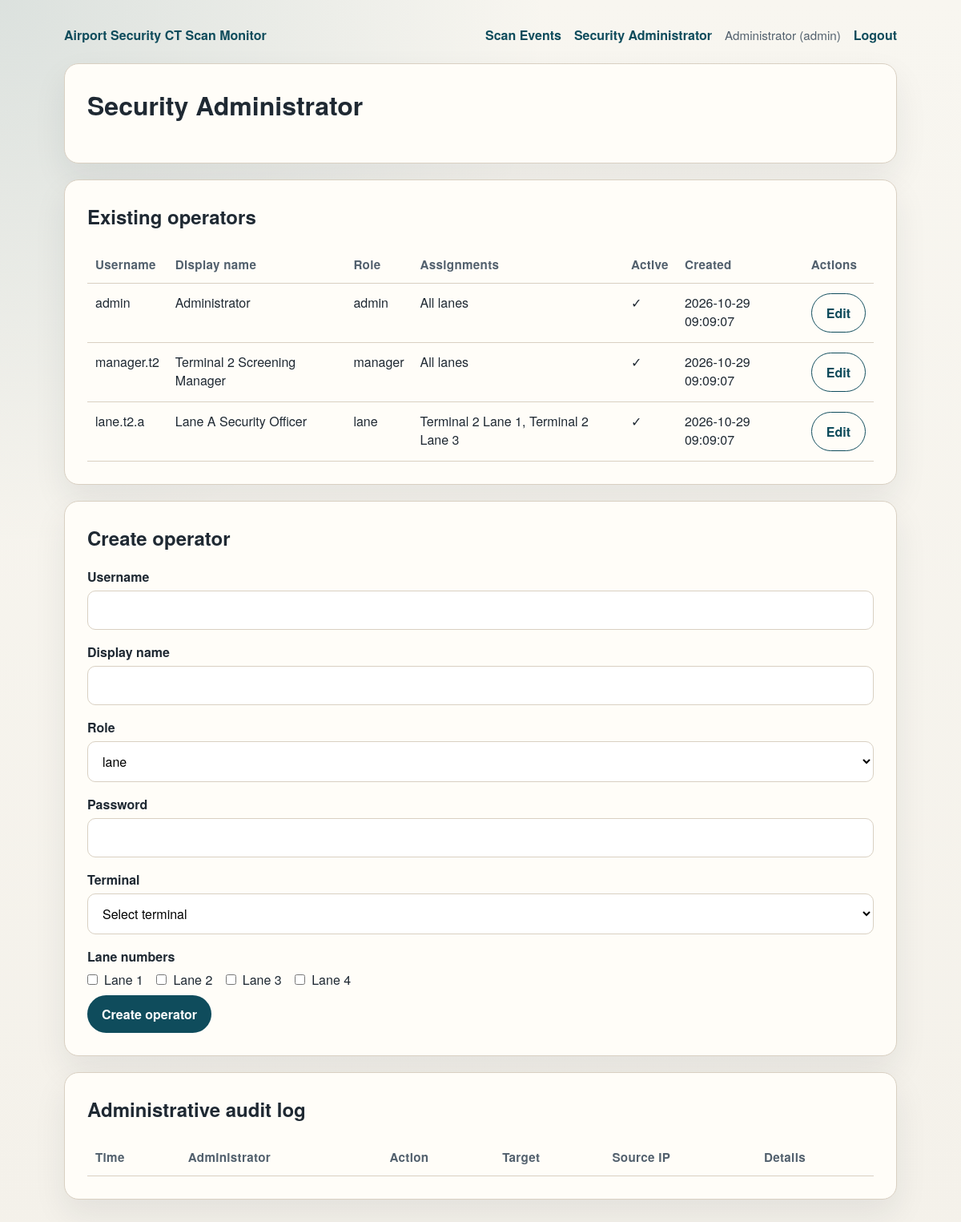
/data/operators.php (signed in), run on the app's committed database.
### tables this page shows
CREATE TABLE IF NOT EXISTS operators (
  id INT AUTO_INCREMENT PRIMARY KEY,
  username VARCHAR(50) NOT NULL UNIQUE,
  display_name VARCHAR(100) NOT NULL,
  password_hash VARCHAR(255) NOT NULL,
  role ENUM('admin', 'manager', 'lane') NOT NULL DEFAULT 'lane',
  is_active BOOLEAN NOT NULL DEFAULT TRUE,
  created_at TIMESTAMP NOT NULL DEFAULT CURRENT_TIMESTAMP
);

### data/config.php (called while the page is built, shortened)
<?php
return [
    'app_name' => 'Airport Security CT Scan Monitor',
    'db' => [
        'host' => getenv('DB_HOST') ?: 'db',
        'port' => (int) (getenv('DB_PORT') ?: '3306'),
        'database' => getenv('DB_DATABASE') ?: 'airport_security',
        'username' => getenv('DB_USERNAME') ?: 'app',
        'password' => getenv('DB_PASSWORD') ?: 'app_password',
        'charset' => 'utf8mb4',
    ],
];

### data/bootstrap.php (called while the page is built, shortened)
<?php
$config = require __DIR__ . '/config.php';
require_once __DIR__ . '/helpers.php';
require_once __DIR__ . '/db.php';

### data/db.php (called while the page is built, shortened)
<?php
function db(): PDO
{
    static $pdo = null;
    if ($pdo instanceof PDO) {
        return $pdo;
    }
    global $config;
    $dbConfig = $config['db'];
    $dsn = sprintf(
        'mysql:host=%s;port=%d;dbname=%s;charset=%s',
        $dbConfig['host'],
        $dbConfig['port'],
        $dbConfig['database'],
        $dbConfig['charset']
    );
    $pdo = new PDO(
        $dsn,
        $dbConfig['username'],
        $dbConfig['password'],
        [
            PDO::ATTR_ERRMODE => PDO::ERRMODE_EXCEPTION,
            PDO::ATTR_DEFAULT_FETCH_MODE => PDO::FETCH_ASSOC,
            PDO::ATTR_EMULATE_PREPARES => false,
        ]
    );
    return $pdo;
}

### data/operators.php (the view, shortened to what this page needs)
<?php
require __DIR__ . '/bootstrap.php';
$allowedRoles = ['lane', 'manager', 'admin'];
$allowedTerminals = ['Terminal 2'];
$allowedLaneNumbers = [1, 2, 3, 4];
$editingOperatorId = (int) ($_GET['edit'] ?? 0);
$operators = db()->query(
    'SELECT
        o.id,
        o.username,
        o.display_name,
        o.role,
        o.is_active,
        o.created_at,
        GROUP_CONCAT(CONCAT(ola.terminal_name, " Lane ", ola.lane_number) ORDER BY ola.terminal_name, ola.lane_number SEPARATOR ", ") AS lane_assignments,
        MIN(ola.terminal_name) AS primary_terminal,
        GROUP_CONCAT(ola.lane_number ORDER BY ola.lane_number SEPARATOR ",") AS lane_numbers
     FROM operators o
     LEFT JOIN operator_lane_assignments ola ON ola.operator_id = o.id
     GROUP BY o.id, o.username, o.display_name, o.role, o.is_active, o.created_at
     ORDER BY o.id ASC'
)->fetchAll();
render_header('Security Administrator');
?>
<main class="card">
  <h1>Security Administrator</h1>
</main>
<section class="card" style="margin-top: 20px;">
  <h2>Existing operators</h2>
  <table>
    <thead>
      <tr>
        <th>Username</th>
        <th>Display name</th>
        <th>Role</th>
        <th>Assignments</th>
        <th>Active</th>
        <th>Created</th>
        <th>Actions</th>
      </tr>
    </thead>
    <tbody>
      <?php foreach ($operators as $operator): ?>
        <?php $selectedLaneNumbers = ($operator['lane_numbers'] ?? '') === '' ? [] : explode(',', (string) $operator['lane_numbers']); ?>
        <?php if ($editingOperatorId === (int) $operator['id']): ?>
          <tr>
            <form method="post" action="/operators.php">
              <td>
                <?= e($operator['username']) ?>
                <input type="hidden" name="csrf_token" value="<?= e(csrf_token()) ?>">
                <input type="hidden" name="action" value="update">
                <input type="hidden" name="operator_id" value="<?= e((string) $operator['id']) ?>">
              </td>
              <td>
                <input
                  type="text"
                  name="display_name"
                  maxlength="100"
                  value="<?= e($operator['display_name']) ?>"
                >
              </td>
              <td>
                <select name="role">
                  <?php foreach ($allowedRoles as $allowedRole): ?>
                    <option value="<?= e($allowedRole) ?>"<?= $operator['role'] === $allowedRole ? ' selected' : '' ?>>
                      <?= e($allowedRole) ?>
                    </option>
                  <?php endforeach; ?>
                </select>
              </td>
              <td>
                <label for="terminal-<?= e((string) $operator['id']) ?>">Terminal</label>
                <select id="terminal-<?= e((string) $operator['id']) ?>" name="terminal_name">
                  <option value="">No terminal assignment</option>
                  <?php foreach ($allowedTerminals as $allowedTerminal): ?>
                    <option value="<?= e($allowedTerminal) ?>"<?= ($operator['primary_terminal'] ?? '') === $allowedTerminal ? ' selected' : '' ?>>
                      <?= e($allowedTerminal) ?>
                    </option>
                  <?php endforeach; ?>
                </select>
                <label for="lanes-<?= e((string) $operator['id']) ?>">Lanes</label>
                <div id="lanes-<?= e((string) $operator['id']) ?>">
                  <?php foreach ($allowedLaneNumbers as $allowedLaneNumber): ?>
                    <label style="margin: 0 12px 8px 0; display: inline-flex; align-items: center; font-weight: 400;">
                      <input
                        type="checkbox"
                        name="lane_numbers[]"
                        value="<?= e((string) $allowedLaneNumber) ?>"
                        style="width: auto; margin: 0 8px 0 0;"
                        <?= in_array((string) $allowedLaneNumber, $selectedLaneNumbers, true) ? 'checked' : '' ?>
                      >
                      Lane <?= e((string) $allowedLaneNumber) ?>
                    </label>
                  <?php endforeach; ?>
                </div>
              </td>
              <td>
                <label style="margin: 0;">
                  <input
                    type="checkbox"
                    name="is_active"
                    value="1"
                    style="width: auto; margin: 0 8px 0 0;"
                    <?= (int) $operator['is_active'] === 1 ? 'checked' : '' ?>
                  >
                </label>
              </td>
              <td><?= e($operator['created_at']) ?></td>
              <td>
                <label for="password-<?= e((string) $operator['id']) ?>">New password</label>
                <input
                  id="password-<?= e((string) $operator['id']) ?>"
                  type="password"
                  name="password"
                  placeholder="Leave blank to keep current"
                >
                <div class="actions">
                  <button type="submit">Save</button>
                  <a class="button button-secondary" href="/operators.php">Cancel</a>
                </div>
              </td>
            </form>
          </tr>
        <?php else: ?>
          <tr>
            <td><?= e($operator['username']) ?></td>
            <td><?= e($operator['display_name']) ?></td>
            <td><?= e($operator['role']) ?></td>
            <td><?= e((string) ($operator['lane_assignments'] ?? 'All lanes')) ?></td>
            <td><?= (int) $operator['is_active'] === 1 ? '&#10003;' : '&#10007;' ?></td>
            <td><?= e($operator['created_at']) ?></td>
            <td>
              <a class="button button-secondary" href="/operators.php?edit=<?= e((string) $operator['id']) ?>">Edit</a>
            </td>
          </tr>
        <?php endif; ?>
      <?php endforeach; ?>
    </tbody>
  </table>
</section>
<section class="card" style="margin-top: 20px;">
  <h2>Create operator</h2>
  <form method="post" action="/operators.php" novalidate>
    <label for="username">Username</label>
    <input id="username" name="username" type="text" maxlength="50" required>
    <label for="display_name">Display name</label>
    <input id="display_name" name="display_name" type="text" maxlength="100" required>
    <label for="role">Role</label>
    <select id="role" name="role">
      <?php foreach ($allowedRoles as $allowedRole): ?>
        <option value="<?= e($allowedRole) ?>"><?= e($allowedRole) ?></option>
      <?php endforeach; ?>
    </select>
    <label for="password">Password</label>
    <input id="password" name="password" type="password" minlength="12" required>
    <label for="terminal_name">Terminal</label>
    <select id="terminal_name" name="terminal_name">
      <option value="">Select terminal</option>
    </select>
    <label for="lane_numbers">Lane numbers</label>
    <div id="lane_numbers">
      <?php foreach ($allowedLaneNumbers as $allowedLaneNumber): ?>
        <label style="margin: 0 12px 8px 0; display: inline-flex; align-items: center; font-weight: 400;">
          <input
            type="checkbox"
            name="lane_numbers[]"
            value="<?= e((string) $allowedLaneNumber) ?>"
            style="width: auto; margin: 0 8px 0 0;"
          >
          Lane <?= e((string) $allowedLaneNumber) ?>
        </label>
      <?php endforeach; ?>
    </div>
    <button type="submit">Create operator</button>
  </form>
</section>
<section class="card" style="margin-top: 20px;">
  <h2>Administrative audit log</h2>
  <table>
    <thead>
      <tr>
        <th>Time</th>
        <th>Administrator</th>
        <th>Action</th>
        <th>Target</th>
        <th>Source IP</th>
        <th>Details</th>
      </tr>
    </thead>
  </table>
</section>
<?php
render_footer();

### data/helpers.php (shortened to what this page needs)
<?php
function e(string $value): string
{
    return htmlspecialchars($value, ENT_QUOTES, 'UTF-8');
}
function current_user(): ?array
{
    $statement = db()->prepare(
        'SELECT id, username, display_name, role, is_active
         FROM operators
         WHERE id = :id
         LIMIT 1'
    );
    $statement->execute(['id' => (int) $_SESSION['operator_id']]);
    $user = $statement->fetch();
    $assignmentStatement = db()->prepare(
        'SELECT terminal_name, lane_number
         FROM operator_lane_assignments
         WHERE operator_id = :operator_id
         ORDER BY terminal_name, lane_number'
    );
    $assignmentStatement->execute(['operator_id' => (int) $user['id']]);
    $user['lane_assignments'] = $assignmentStatement->fetchAll();
    return $user;
}
function render_header(string $title): void
{
    global $config;
    $user = current_user();
    ?>
<!DOCTYPE html>
<html lang="en">
<head>
</head>
<body>
  <div class="shell">
    <div class="nav">
      <a href="/index.php"><?= e($config['app_name']) ?></a>
      <div class="nav-links">
        <?php if ($user !== null): ?>
          <a href="/index.php">Scan Events</a>
          <?php if ($user['role'] === 'admin'): ?>
            <a href="/operators.php">Security Administrator</a>
          <?php endif; ?>
          <span class="nav-user"><?= e($user['display_name']) ?> (<?= e($user['role']) ?>)</span>
          <form class="nav-form" method="post" action="/logout.php">
            <button class="nav-logout" type="submit">Logout</button>
          </form>
        <?php else: ?>
          <a href="/login.php">Login</a>
        <?php endif; ?>
      </div>
    </div>
<?php
}
function render_footer(): void
{
    ?>
  </div>
</body>
</html>
<?php
}

### data/helpers.php (style rules this page uses)
:root { color-scheme: light; --bg: #f4f1ea; --panel: #fffdf8; --text: #1f2933; --muted: #52606d; --accent: #0f4c5c; --danger: #9b2226; --success: #2d6a4f; --warning: #9c5c00; --border: #d9d0c2; }
* { box-sizing: border-box; }
body { margin: 0; font-family: "Helvetica Neue", Helvetica, Arial, sans-serif; background: radial-gradient(circle at top left, rgba(15, 76, 92, 0.12), transparent 35%), linear-gradient(180deg, #f8f6f0 0%, var(--bg) 100%); color: var(--text); min-height: 100vh; }
.shell { max-width: 1080px; margin: 0 auto; padding: 32px 20px 48px; }
.nav { display: flex; justify-content: space-between; align-items: center; gap: 16px; margin-bottom: 24px; }
.nav a { color: var(--accent); text-decoration: none; font-weight: 700; }
.nav-links { display: flex; align-items: center; gap: 16px; flex-wrap: wrap; }
.nav-user { color: var(--muted); font-size: 0.95rem; }
.nav-logout { background: none; border: none; color: var(--accent); font: inherit; font-weight: 700; padding: 0; cursor: pointer; }
.nav-form { margin: 0; }
.card { background: var(--panel); border: 1px solid var(--border); border-radius: 18px; padding: 28px; box-shadow: 0 18px 40px rgba(31, 41, 51, 0.08); }
h1, h2 { margin-top: 0; }
label { display: block; margin-bottom: 6px; font-weight: 700; }
input, select { width: 100%; padding: 12px 14px; border-radius: 10px; border: 1px solid var(--border); margin-bottom: 16px; font: inherit; background: #fff; }
.button, button { display: inline-block; border: 0; border-radius: 999px; background: var(--accent); color: #fff; padding: 12px 18px; font: inherit; font-weight: 700; text-decoration: none; cursor: pointer; }
.button-secondary { background: transparent; color: var(--accent); border: 1px solid var(--accent); }
table { width: 100%; border-collapse: collapse; margin-top: 12px; }
th, td { padding: 12px 10px; border-bottom: 1px solid var(--border); text-align: left; vertical-align: top; }
th { color: var(--muted); font-size: 0.95rem; letter-spacing: 0.02em; }

### data on the page
operators: id "Administrator", id "admin", username "admin", display_name "Administrator", role "admin", lane_assignments "All lanes", created_at "2026-10-29 09:09:07"
operators: username "manager.t2", display_name "Terminal 2 Screening Manager", role "manager", lane_assignments "All lanes", created_at "2026-10-29 09:09:07"
operators: username "lane.t2.a", display_name "Lane A Security Officer", role "lane", lane_assignments "Terminal 2 Lane 1, Terminal 2 Lane 3", created_at "2026-10-29 09:09:07"

### other printed values
$config['app_name'] "Airport Security CT Scan Monitor"
$allowedLaneNumber "1"
$allowedLaneNumber "2"
$allowedLaneNumber "3"
$allowedLaneNumber "4"
form field role "lane"
